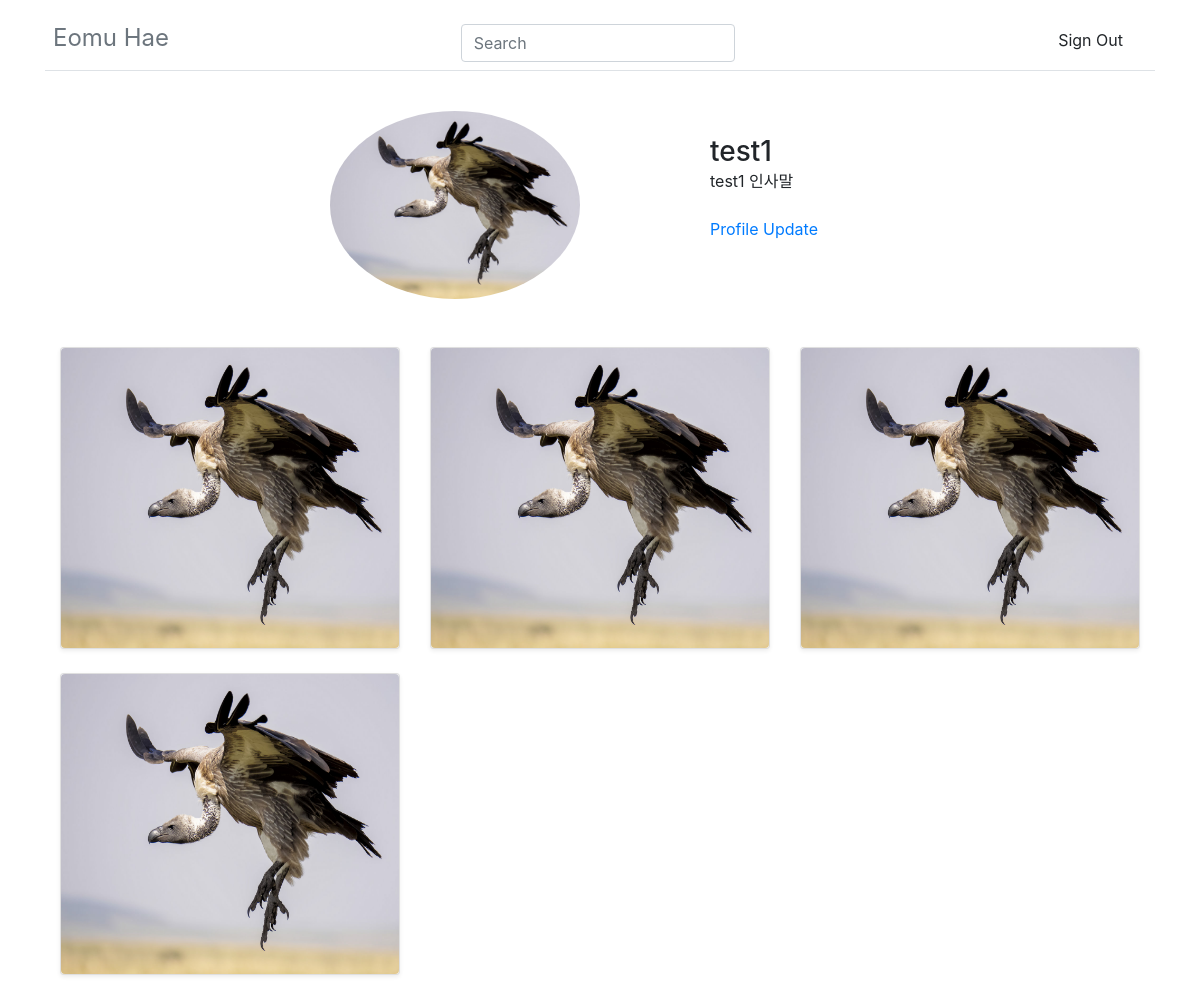
Before: /intworlduser/mypage/ (signed in) with the older database file.
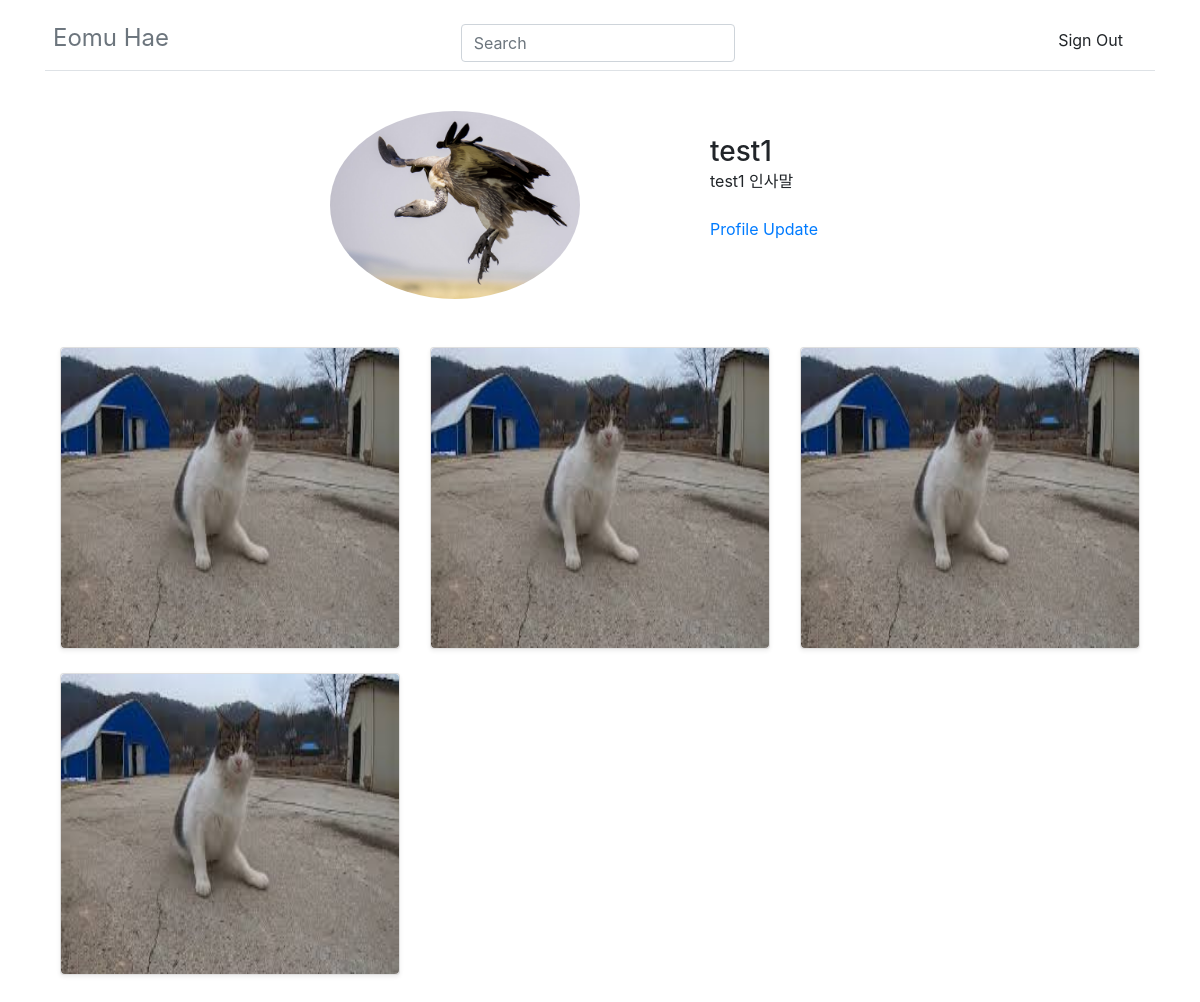
After: the same page with the newer database file.
### intworlduser/models.py (models this page shows, shortened)
class Profile(models.Model):
    class Meta:
        verbose_name = 'Profile'
        verbose_name_plural = 'Profile'
    user = models.OneToOneField(User, on_delete=models.CASCADE)
    nick = models.CharField(verbose_name='NickName', max_length=50, blank=True,)
    intro = models.TextField(blank=True, max_length=200, )
    profile_image = models.ImageField(blank=True, upload_to='usr')

### intworldapp/models.py (models this page shows, shortened)
class Post(models.Model):
    main_text = models.CharField(max_length=200)
    create_user = models.ForeignKey(User, on_delete = models.CASCADE)
    create_date = models.DateTimeField('date published', default=timezone.now)
    update_date = models.DateTimeField('date published', null = True, default=timezone.now)
    create_img = models.ImageField(blank=True, upload_to="post/%Y/%m/%d", null=True)
    likes = models.ManyToManyField(User, related_name='likes')
    tag_set = models.ManyToManyField('Tag', blank=True)

### intworlduser/views.py (the view)
# urls.py: path('mypage/', views.userinfo, name='mypage'),
@login_required
def userinfo(request):
    conn_user = request.user
    posts = Post.objects.all().filter(create_user=conn_user).order_by('-id')
    conn_profile = Profile.objects.get(user=conn_user)
    if not conn_profile.profile_image:
        pic_url = ""
    else:
        pic_url = conn_profile.profile_image.url
    context = {
        'id' : conn_user.username,
        'nick' : conn_profile.nick,
        'profile_pic' : pic_url,
        'intro' : conn_profile.intro,
        'posts' : posts,
    }
    return render(request, 'mypage.html', context=context)

### intworlduser/templates/mypage.html (shortened to what this page needs)
{% extends 'base.html' %}
{% load staticfiles %}
{% block content %}
<div class="cantrion">
  <div class="row justify-content-center">
    <div class="col-md-4 order-md-1">
    <img class="img-fluid rounded-circle" width="250" height="250"
      src="{% if profile_pic %} {{profile_pic}} {% else %} /static/default.jpg {% endif %}"
      preserveAspectRatio="xMidYMid slice" focusable="false" role="img" aria-label="Placeholder: Thumbnail">
    </div>
    <div class="col-md-2 order-md-2 mb-4">
    <br>
    <h3 class="mb-0">{{ id }}</h3>
    {% if intro %}
    <p class="card-text mb-auto">{{ intro | linebreaksbr}}</p>
    {% endif %}
    <br>
    <a href="{% url 'profile_update' %}">Profile Update</a>
    </div>
  </div>
<div class="album py-5">
  <div class="container">
    <div class="row">
      {% for post in posts.all %}
      <div class="col-md-4">
        <div class="card mb-4 shadow-sm">
          <img src="{{post.create_img.url}}" class="rounded" alt="..." width="100%" height="300">
        </div>
      </div>
      {% endfor %}
    </div>
  </div>
</div>
</div>
{% endblock %}

### intworldproject/templates/base.html (shortened to what this page needs)
<!doctype html>
<html lang="en">
  <head>
    <link rel="stylesheet" href="https://stackpath.bootstrapcdn.com/bootstrap/4.4.1/css/bootstrap.min.css">
<link href="/docs/4.4/dist/css/bootstrap.min.css" rel="stylesheet">
  </head>
  <body>
  <div class="container">
  <header class="blog-header py-3">
    <div class="container d-flex flex-column flex-md-row justify-content-between bg-white border-bottom p-2 mb-6">
        <h4 class="my-0 font-weight-normal"><a class="text-muted" href="{% url 'index' %}">Eomu Hae</a></h4>
        <form class="form-inline my-2 my-lg-0" action="{% url 'search' %}" method="post">
          <input class="form-control mr-sm-2" type="search" placeholder="Search" aria-label="Search" name="q" value="{{q}}">
          </form>
        <div class="btn-group">
            <a class="dropdown-item" href="{% url 'signout'%}">Sign Out</a>
        </div>
    </div>
  </header>
<br>
{% block content %}
{% endblock %}
</div>
</body>
</html>

Changed rows visible on the page:
removed Post: create_img (picture)
removed Post: create_img (picture)
removed Post: create_img (picture)
removed Post: create_img (picture)
added Post: create_img (picture)
added Post: create_img (picture)
added Post: create_img (picture)
added Post: create_img (picture)
